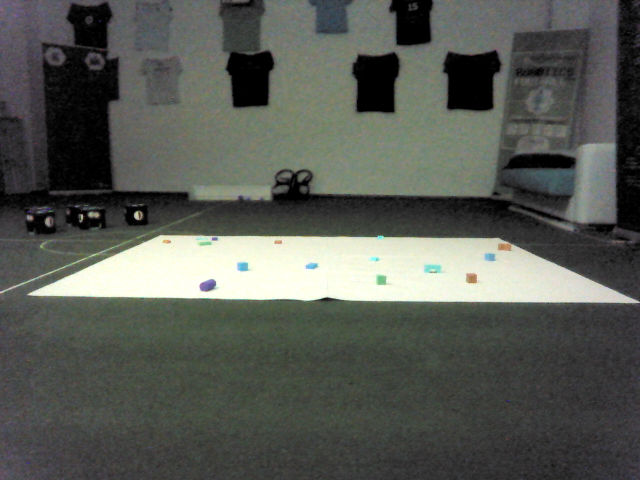
#> input picture image.png, 640 x 480 px
$ python perspective.py   (Python 2 division)
#> lines starting #> are read from the running program, lines starting #| are printed output that depends on the picture; after the words box and inside, x2 and y2 are one past the last pixel; in counts of white or black regions, pixels touching at a corner belong together
import cv2
import numpy as np

# Load image
im = cv2.imread('image.png')
#> im is the input picture: shape (480, 640, 3); mean B, G, R 84.4, 90.8, 87.7
img = cv2.imread('image.png')

# Kernel configuration
kernel = np.ones((35,35),np.uint8)


# Convert BGR to HSV
hsv = cv2.cvtColor(im, cv2.COLOR_BGR2HSV)
#> hsv: shape (480, 640, 3); mean H, S, V 53.2, 22.6, 92.1


# define range of white color in HSV
lower_blue = np.array([0,0,168])
upper_blue = np.array([179,255,255])


# Threshold the HSV image to get only green colors
mask = cv2.inRange(hsv, lower_blue, upper_blue)
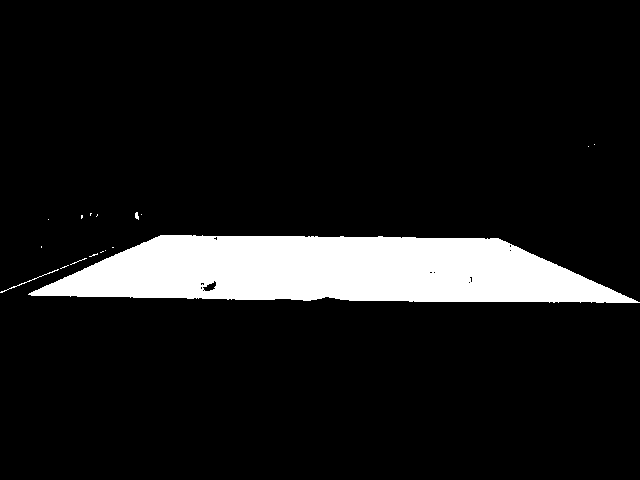
#> mask: shape (480, 640); 9.9% white; 17 white regions (14 under 20 px), largest, box (x1, y1, x2, y2) and area: (28, 235, 640, 303) 30233, (0, 269, 59, 293) 74, (135, 212, 139, 220) 23


# Closing
closing = cv2.morphologyEx(mask, cv2.MORPH_CLOSE, kernel)
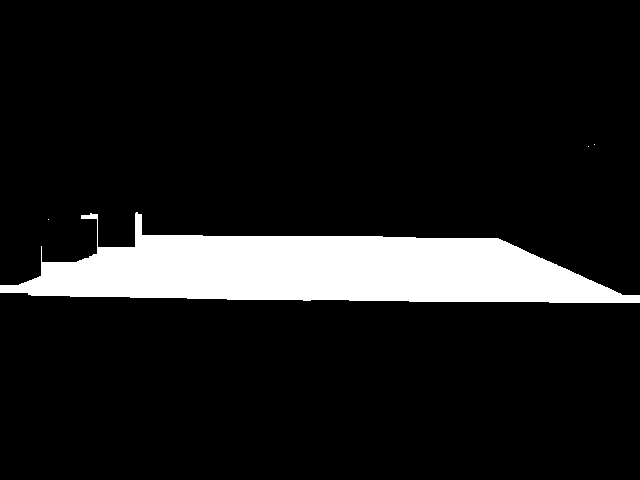
#> closing: shape (480, 640); 10.6% white; 4 white regions (3 under 20 px), largest, box (x1, y1, x2, y2) and area: (0, 212, 640, 303) 32539


# Blur
blur = cv2.GaussianBlur(closing,(5,5),10)


# Getting contours
ret, thresh = cv2.threshold(blur, 127, 255,0)
#> thresh: shape (480, 640); 10.6% white; 2 white regions
contours,hierarchy = cv2.findContours(thresh,2,1)
#> contours = 2 contours; box (x1, y1, x2, y2) and area: (0, 213, 640, 303) 31745, (82, 214, 98, 220) 51
cnt = contours[0]
#> cnt = contour of 32 points, box (x1, y1, x2, y2) (82, 214, 98, 220), area 51


# Get coordinates of a rectangle around the contour
leftmost = tuple(cnt[cnt[:,:,0].argmin()][0])
#> leftmost = (82, 216)
topmost = tuple(cnt[cnt[:,:,1].argmin()][0])
#> topmost = (89, 214)
bottommost = tuple(cnt[cnt[:,:,1].argmax()][0])
#> bottommost = (95, 219)
rightmost = tuple(cnt[cnt[:,:,0].argmax()][0])
#> rightmost = (97, 217)

print leftmost
#| (82, 216)
print topmost
#| (89, 214)
print bottommost
#| (95, 219)
print rightmost
#| (97, 217)


# Drawing lines and circles
hull = cv2.convexHull(cnt,returnPoints = False)
#> hull = [26, 24, 23, 21, 9, 8, 7, 6, 0]
defects = cv2.convexityDefects(cnt,hull)
#> defects = [[0, 6, 1, 210], [9, 21, 20, 234]]

for i in range(defects.shape[0]):
    s,e,f,d = defects[i,0]
    start = tuple(cnt[s][0])
    end = tuple(cnt[e][0])
    far = tuple(cnt[f][0])
    cv2.line(im,start,end,[0,255,0],2)
    cv2.circle(im,far,5,[0,0,255],-1)
#> this loop made 2 passes
#> (s, e, f, d, start, end, far) on passes 1 to 2: (0, 6, 1, 210, (89, 214), (83, 215), (88, 215)), (9, 21, 20, 234, (83, 218), (95, 219), (94, 218))
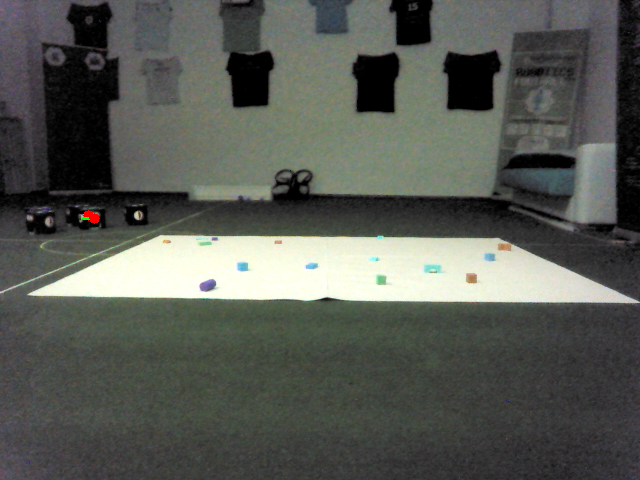
#> im: shape (480, 640, 3); 0.05% of pixels changed, all inside (x1, y1, x2, y2) = (82, 210, 100, 224)


# Corner coordinates
#coordinates = [(topmost[0],topmost[1]), (bottommost[0], topmost[1]),(rightmost[0], rightmost[1]), (leftmost[0],leftmost[1])]
coordinates = [(155,348),(471,352),(569,402),(58,394)]


# Put coordinates in array
pts = np.array(coordinates, dtype = "float32")
print pts
(tl, tr, br, bl) = pts


# compute the width of the new image, which will be the
# maximum distance between bottom-right and bottom-left
# x-coordiates or the top-right and top-left x-coordinates
widthA = np.sqrt(((br[0] - bl[0]) ** 2) + ((br[1] - bl[1]) ** 2))
widthB = np.sqrt(((tr[0] - tl[0]) ** 2) + ((tr[1] - tl[1]) ** 2))
maxWidth = max(int(widthA), int(widthB))


# compute the height of the new image, which will be the
# maximum distance between the top-right and bottom-right
# y-coordinates or the top-left and bottom-left y-coordinates
heightA = np.sqrt(((tr[0] - br[0]) ** 2) + ((tr[1] - br[1]) ** 2))
heightB = np.sqrt(((tl[0] - bl[0]) ** 2) + ((tl[1] - bl[1]) ** 2))
maxHeight = max(int(heightA), int(heightB))


# now that we have the dimensions of the new image, construct
# the set of destination points to obtain a "birds eye view",
# (i.e. top-down view) of the image, again specifying points
# in the top-left, top-right, bottom-right, and bottom-left
# order
dst = np.array([
	[0, 0],
	[maxWidth - 1, 0],
	[maxWidth - 1, maxHeight - 1],
	[0, maxHeight - 1]], dtype = "float32")


# compute the perspective transform matrix and then apply it
M = cv2.getPerspectiveTransform(pts, dst)
#> M = [[-0.457, -0.965, 406.6], [0.0134, -1.06, 366.3], [2.89e-05, -0.00371, 1]]
warped = cv2.warpPerspective(img, M, (maxWidth, maxHeight))
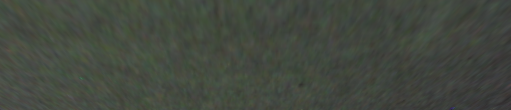
#> warped: shape (110, 511, 3); mean B, G, R 63.1, 72.3, 66.7

resize = cv2.resize(warped, (640,480))
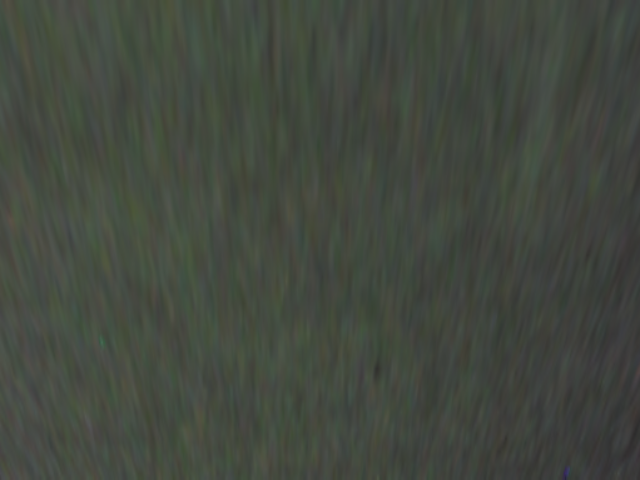
#> resize: shape (480, 640, 3); mean B, G, R 63, 72.2, 66.6

# show the original and warped images
cv2.imshow("HSV", hsv)
cv2.imshow("Original", img)
cv2.imshow("Trapezoid found", im)
cv2.imshow("Warped", resize)
#cv2.imwrite("areas/edge.jpg",resize)
cv2.waitKey(0)
cv2.destroyAllWindows()
